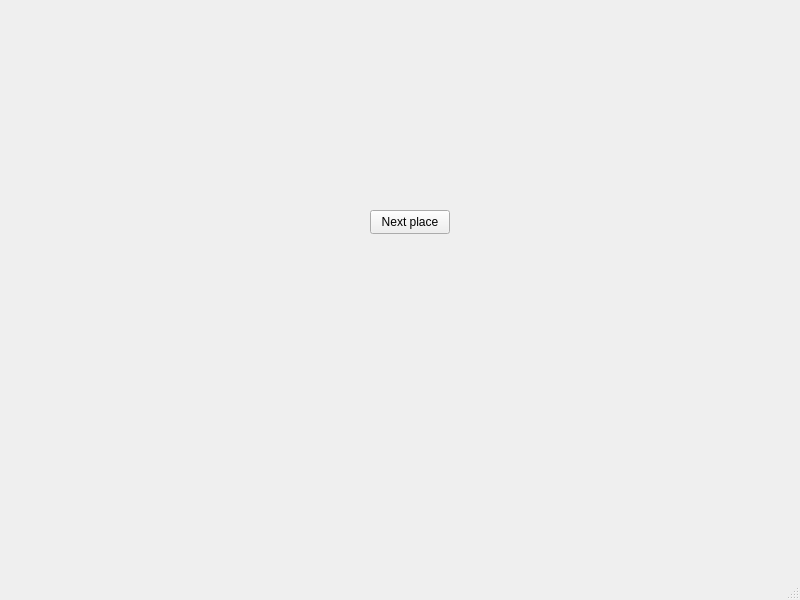
<?xml version="1.0" encoding="UTF-8"?>
<ui version="4.0">
 <class>MainWindow</class>
 <widget class="QMainWindow" name="MainWindow">
  <property name="geometry">
   <rect>
    <x>0</x>
    <y>0</y>
    <width>800</width>
    <height>600</height>
   </rect>
  </property>
  <property name="windowTitle">
   <string>MainWindow</string>
  </property>
  <widget class="QWidget" name="centralwidget">
   <widget class="QPushButton" name="pushButton">
    <property name="geometry">
     <rect>
      <x>370</x>
      <y>210</y>
      <width>80</width>
      <height>24</height>
     </rect>
    </property>
    <property name="text">
     <string>Next place</string>
    </property>
   </widget>
  </widget>
  <widget class="QMenuBar" name="menubar">
   <property name="geometry">
    <rect>
     <x>0</x>
     <y>0</y>
     <width>800</width>
     <height>21</height>
    </rect>
   </property>
  </widget>
  <widget class="QStatusBar" name="statusbar"/>
 </widget>
 <resources/>
 <connections/>
</ui>
